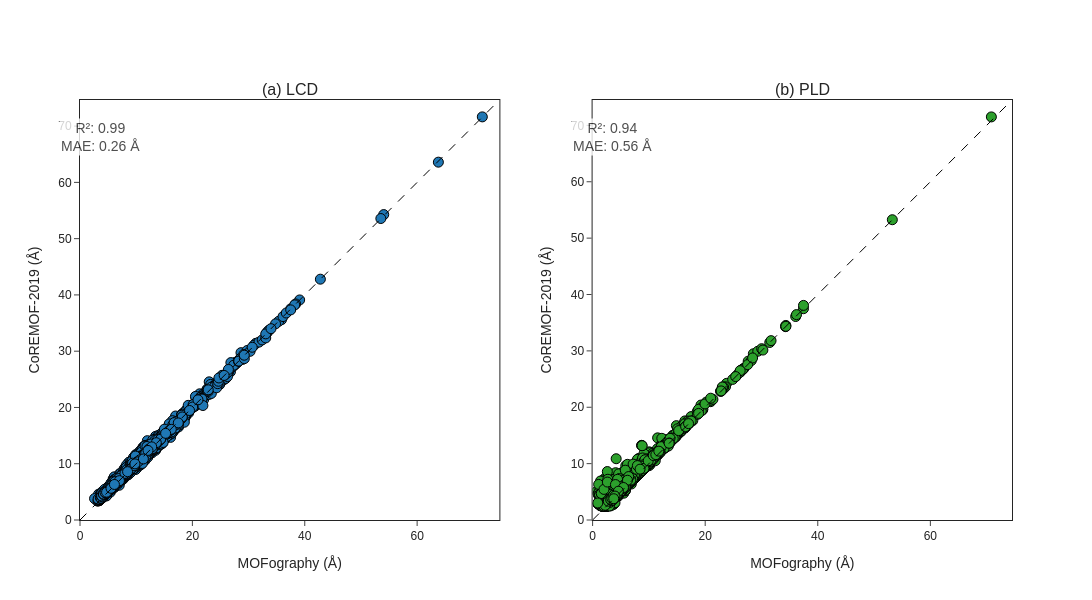

Notebook code for this chart:
### Code cell
import plotly.graph_objects as go
from plotly.subplots import make_subplots

# Create subplots
fig = make_subplots(rows=1, cols=2, subplot_titles=("(a) LCD", "(b) PLD"),
                    horizontal_spacing=0.1)

# LCD subplot
fig.add_trace(
    go.Scatter(
        x=lcd_mgr,
        y=lcd_zeo,
        mode='markers',
        marker=dict(size=10, line=dict(color='black', width=1)),
        name='LCD Data'
    ),
    row=1, col=1
)
fig.add_trace(
    go.Scatter(
        x=[0, max(lcd_zeo)+3],
        y=[0, max(lcd_zeo)+3],
        mode='lines',
        line=dict(color='black', width=1, dash='dash'),
        name='LCD Parity Line'
    ),
    row=1, col=1
)

# PLD subplot
fig.add_trace(
    go.Scatter(
        x=pld_mgr,  # Assuming you have pld_mgr data
        y=pld_zeo,  # Assuming you have pld_zeo data
        mode='markers',
        marker=dict(size=10, line=dict(color='black', width=1)),
        name='PLD Data'
    ),
    row=1, col=2
)
fig.add_trace(
    go.Scatter(
        x=[0, max(pld_zeo)+3],
        y=[0, max(pld_zeo)+3],
        mode='lines',
        line=dict(color='black', width=1, dash='dash'),
        name='PLD Parity Line'
    ),
    row=1, col=2
)

# Update layout for both subplots
fig.update_layout(
    template='simple_white',
    showlegend=False,
    font=dict(family='Arial'),
    width=1200,
    height=600,
    autosize=False,
)

# Update x and y axes for both subplots
for i in [1, 2]:
    fig.update_xaxes(
        title='MOFography (\u212b)' if i == 1 else 'MOFography (\u212b)',
        titlefont=dict(size=14),
        tickfont=dict(size=12),
        mirror=True,
        showgrid=False,
        range=[0, max(lcd_zeo if i == 1 else pld_zeo) + 3],
        row=1, col=i
    )
    fig.update_yaxes(
        title='CoREMOF-2019 (\u212b)' if i == 1 else 'CoREMOF-2019 (\u212b)',
        titlefont=dict(size=14),
        tickfont=dict(size=12),
        mirror=True,
        showgrid=False,
        range=[0, max(lcd_zeo if i == 1 else pld_zeo) + 3],
        row=1, col=i
    )
from sklearn.metrics import r2_score, mean_absolute_error

# Function to remove NaN entries from both arrays
def remove_nan_pairs(arr1, arr2):
    arr1 = np.array(arr1, dtype=float)
    arr2 = np.array(arr2, dtype=float)
    mask = ~np.isnan(arr1) & ~np.isnan(arr2)
    return arr1[mask], arr2[mask]

# Remove NaN entries and compute R² and MAE for LCD
lcd_zeo_clean, lcd_mgr_clean = remove_nan_pairs(lcd_zeo, lcd_mgr)
lcd_r2 = r2_score(lcd_zeo_clean, lcd_mgr_clean)
lcd_mae = mean_absolute_error(lcd_zeo_clean, lcd_mgr_clean)

# Remove NaN entries and compute R² and MAE for PLD
pld_zeo_clean, pld_mgr_clean = remove_nan_pairs(pld_zeo, pld_mgr)
pld_r2 = r2_score(pld_zeo_clean, pld_mgr_clean)
pld_mae = mean_absolute_error(pld_zeo_clean, pld_mgr_clean)

# Add annotations for LCD
fig.add_annotation(
    text=f"R²: {lcd_r2:.2f}<br>MAE: {lcd_mae:.2f} Å",
    xref="x1", yref="y1",
    x=0.05 * max(lcd_zeo), y=0.95 * max(lcd_zeo),
    showarrow=False,
    font=dict(size=14),
    bgcolor="white",
    opacity=0.8,
    row=1, col=1
)

# Add annotations for PLD
fig.add_annotation(
    text=f"R²: {pld_r2:.2f}<br>MAE: {pld_mae:.2f} Å",
    xref="x2", yref="y2",
    x=0.05 * max(pld_zeo), y=0.95 * max(pld_zeo),
    showarrow=False,
    font=dict(size=14),
    bgcolor="white",
    opacity=0.8,
    row=1, col=2
)
# # Compute R² and MAE for LCD
# lcd_r2 = np.corrcoef(lcd_mgr, lcd_zeo)[0, 1] ** 2
# lcd_mae = np.mean(np.abs(lcd_mgr - lcd_zeo))

# # Compute R² and MAE for PLD
# pld_r2 = np.corrcoef(pld_mgr, pld_zeo)[0, 1] ** 2
# pld_mae = np.mean(np.abs(pld_mgr - pld_zeo))

# # Add annotations for LCD
# fig.add_annotation(
#     text=f"R²: {lcd_r2:.2f}<br>MAE: {lcd_mae:.2f} Å",
#     xref="paper", yref="paper",
#     x=0.1, y=0.9,  # Adjust position as needed
#     showarrow=False,
#     font=dict(size=12)
# )

# # Add annotations for PLD
# fig.add_annotation(
#     text=f"R²: {pld_r2:.2f}<br>MAE: {pld_mae:.2f} Å",
#     xref="paper", yref="paper",
#     x=0.6, y=0.9,  # Adjust position as needed
#     showarrow=False,
#     font=dict(size=12)
# )

fig.show()

### Figure 1 — Plotly figure (JSON) as saved in the notebook; plotly's stock layout.template omitted (floating-point values rounded to 4 significant figures; data arrays with more than 128 entries replaced by an {"elided": "..."} marker saying what was removed)
{"data": [{"marker": {"line": {"color": "black", "width": 1}, "size": 10}, "mode": "markers", "name": "LCD Data", "type": "scatter", "x": {"elided": "7509 float values"}, "xaxis": "x", "y": {"elided": "7509 float values"}, "yaxis": "y"}, {"line": {"color": "black", "dash": "dash", "width": 1}, "mode": "lines", "name": "LCD Parity Line", "type": "scatter", "x": [0, 74.64], "xaxis": "x", "y": [0, 74.64], "yaxis": "y"}, {"marker": {"line": {"color": "black", "width": 1}, "size": 10}, "mode": "markers", "name": "PLD Data", "type": "scatter", "x": {"elided": "7509 float values"}, "xaxis": "x2", "y": {"elided": "7509 float values"}, "yaxis": "y2"}, {"line": {"color": "black", "dash": "dash", "width": 1}, "mode": "lines", "name": "PLD Parity Line", "type": "scatter", "x": [0, 74.5], "xaxis": "x2", "y": [0, 74.5], "yaxis": "y2"}], "layout": {"annotations": [{"font": {"size": 16}, "showarrow": false, "text": "(a) LCD", "x": 0.225, "xanchor": "center", "xref": "paper", "y": 1, "yanchor": "bottom", "yref": "paper"}, {"font": {"size": 16}, "showarrow": false, "text": "(b) PLD", "x": 0.775, "xanchor": "center", "xref": "paper", "y": 1, "yanchor": "bottom", "yref": "paper"}, {"bgcolor": "white", "font": {"size": 14}, "opacity": 0.8, "showarrow": false, "text": "R²: 0.99<br>MAE: 0.26 Å", "x": 3.582, "xref": "x", "y": 68.06, "yref": "y"}, {"bgcolor": "white", "font": {"size": 14}, "opacity": 0.8, "showarrow": false, "text": "R²: 0.94<br>MAE: 0.56 Å", "x": 3.575, "xref": "x2", "y": 67.93, "yref": "y2"}], "autosize": false, "font": {"family": "Arial"}, "height": 600, "showlegend": false, "width": 1200, "xaxis": {"anchor": "y", "domain": [0, 0.45], "mirror": true, "range": [0, 74.64], "showgrid": false, "tickfont": {"size": 12}, "title": {"font": {"size": 14}, "text": "MOFography (Å)"}}, "xaxis2": {"anchor": "y2", "domain": [0.55, 1], "mirror": true, "range": [0, 74.5], "showgrid": false, "tickfont": {"size": 12}, "title": {"font": {"size": 14}, "text": "MOFography (Å)"}}, "yaxis": {"anchor": "x", "domain": [0, 1], "mirror": true, "range": [0, 74.64], "showgrid": false, "tickfont": {"size": 12}, "title": {"font": {"size": 14}, "text": "CoREMOF-2019 (Å)"}}, "yaxis2": {"anchor": "x2", "domain": [0, 1], "mirror": true, "range": [0, 74.5], "showgrid": false, "tickfont": {"size": 12}, "title": {"font": {"size": 14}, "text": "CoREMOF-2019 (Å)"}}}}
